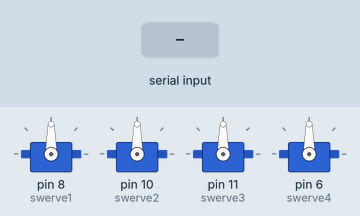
This sketch was run on a simulated Arduino Mega 2560, built with avr-gcc and run on an emulated ATmega2560. Parts: 4 × servo. The inputs (shaded band) are chosen by the test bench.

Above: at 1.2 s.
1.3 s: "A" received over the second serial link
At 2.0 s:
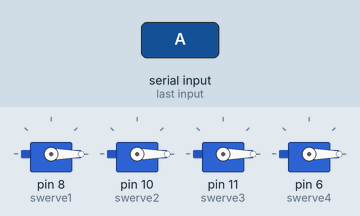
2.8 s: "C" received over the second serial link
At 3.1 s:
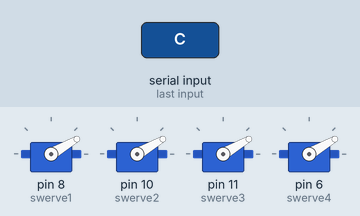
4.3 s: "D" received over the second serial link
At 5.4 s:
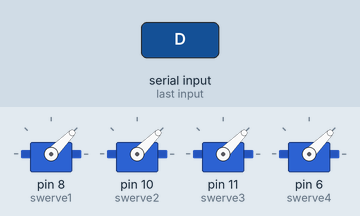
5.8 s: "E" received over the second serial link
At 6.6 s:
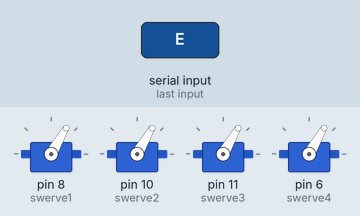
7.3 s: "H" received over the second serial link
At 7.7 s:
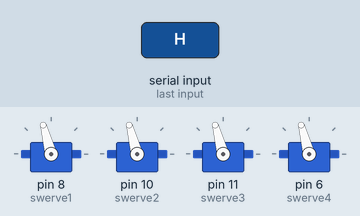
8.8 s: "I" received over the second serial link
At 10.1 s:
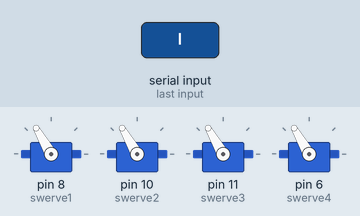
Timing chart, 0 to 11.3 s (numbered marks = the images above; inputs shaded):
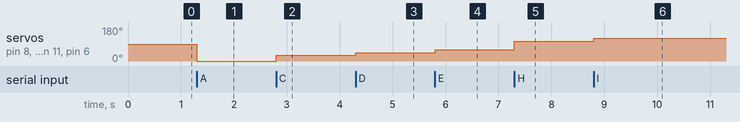

Measured:
- after the input at 1.3 s, servo on pin 8 (swerve1), servo on pin 10 (swerve2), servo on pin 11 (swerve3), servo on pin 6 (swerve4): 90° → 0° at once
- after the input at 2.8 s, servo on pin 8 (swerve1), servo on pin 10 (swerve2), servo on pin 11 (swerve3), servo on pin 6 (swerve4): 0° → 30° at once
- after the input at 4.3 s, servo on pin 8 (swerve1), servo on pin 10 (swerve2), servo on pin 11 (swerve3), servo on pin 6 (swerve4): 30° → 45° at once
- after the input at 5.8 s, servo on pin 8 (swerve1), servo on pin 10 (swerve2), servo on pin 11 (swerve3), servo on pin 6 (swerve4): 45° → 60° at once
- after the input at 7.3 s, servo on pin 8 (swerve1), servo on pin 10 (swerve2), servo on pin 11 (swerve3), servo on pin 6 (swerve4): 60° → 105° at once
- after the input at 8.8 s, servo on pin 8 (swerve1), servo on pin 10 (swerve2), servo on pin 11 (swerve3), servo on pin 6 (swerve4): 105° → 120° at once

The sketch:

Arduino-Swerve-Prototype.ino
```cpp
/*
 * PrototypeSwerveDrive.ino
 * Created: 17-10-2018 23:00:00
 * //TODO:  1. Include servo.h
 *    2. Attach 2 servos on same pin
 *    3. Control angle using Android App
 *    4. Decapsulate data that is coming through Bluetooth
 */

/*************INDEX******************
* BUG – a known bug that should be corrected.
* FIXME – should be corrected.
* HACK – a workaround.
* TODO – something to be done.
* UNDONE – a reversal or "roll back" of previous code.
* XXX – warn other programmers of problematic or misguiding code
**************************************/


#include<Servo.h>
Servo swerve1;
Servo swerve2;
Servo swerve3;
Servo swerve4;
/********************VARIABLES***********************/
char recdChar;
int angle=90, servoCorrection[]={0,0,0,0};
uint8_t i=0;
bool start=0;   //flag variable for starting decapsulation of data
/******************Function Declarations***************/
void getAngle();
void setup() {
  // put your setup code here, to run once:
Serial.begin(9600);
Serial3.begin(9600);
swerve1.attach(8);
swerve2.attach(10);
swerve3.attach(11);
swerve4.attach(6);

swerve1.write(90);
swerve2.write(90);
swerve3.write(90);
swerve4.write(90);
}

void loop() {
  // put your main code here, to run repeatedly:
  //getAngle();
  if(Serial3.available()){
    recdChar=Serial3.read();
    switch(recdChar){
      case 'A':
      angle=0;
      break;
      case 'B':
      angle=15;
      break;
      case 'C':
      angle=30;
      break;
      case 'D':
      angle=45;
      break;
      case 'E':
      angle=60;
      break;
      case 'F':
      angle=75;
      break;
      case 'G':
      angle=90;
      break;
      case 'H':
      angle=105;
      break;
      case 'I':
      angle=120;
      break;
      case 'J':
      angle=135;
      break;
      case 'K':
      angle=150;
      break;
      case 'L':
      angle=165;
      break;
      case 'M':
      angle=180;
      break;
      default:
      angle=90;
      break;
    }
  }
  swerve1.write(angle+servoCorrection[0]);
  swerve2.write(angle+servoCorrection[1]);
  swerve3.write(angle+servoCorrection[2]);
  swerve4.write(angle+servoCorrection[3]);
}

/*void getAngle(){
  while(Serial3.available()){
    recdChar=Serial3.read();    //read all incoming values
    if(recdChar=='['){    //encapsulation start charecter is recd
      start=1;    //start decapsulation
      i=0;  //restart counting for array
    }
    else if(recdChar==']'){
      start=0;
      //Serial.println(angle);
    }
    else if(i<=2){
      angle[i]=recdChar;    //store decapsulated value in array
      i++;
    }
  }
}
*/
```
